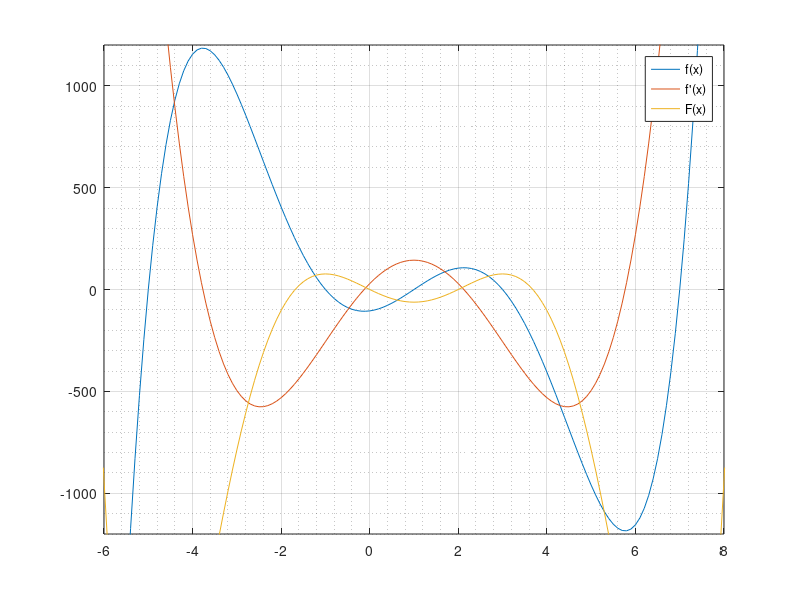

Write MATLAB code to recreate this figure.
x = -30:0.1:30;
y = x.^5 - 5 * x.^4 - 30 * x.^3 + 110 * x.^2 + 29 * x - 105;
y_1 = 5 * x.^4 - 20 * x.^3 - 90 * x.^2 + 220 * x + 29;
c = 0;
Y = 1/6 * x.^6 - x.^5 - 30/4 * x.^4 + 110/3 * x.^3 + 29/2 * x.^2 - 105 * x + c;
plot(x, y);
xlim([-6 8]);
ylim([-1200 1200]);
hold;
grid ON;
grid MINOR;
plot(x, y_1);
plot(x, Y);
legend("f(x)", "f'(x)", "F(x)");